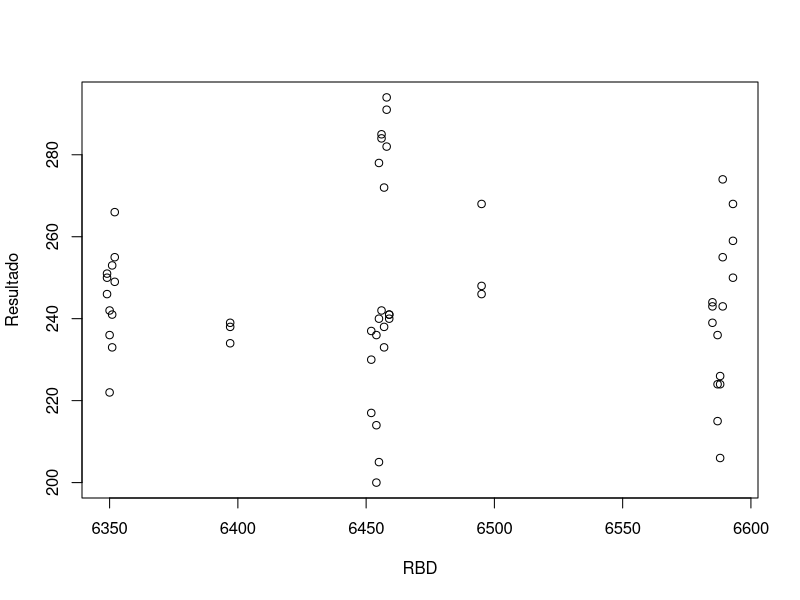
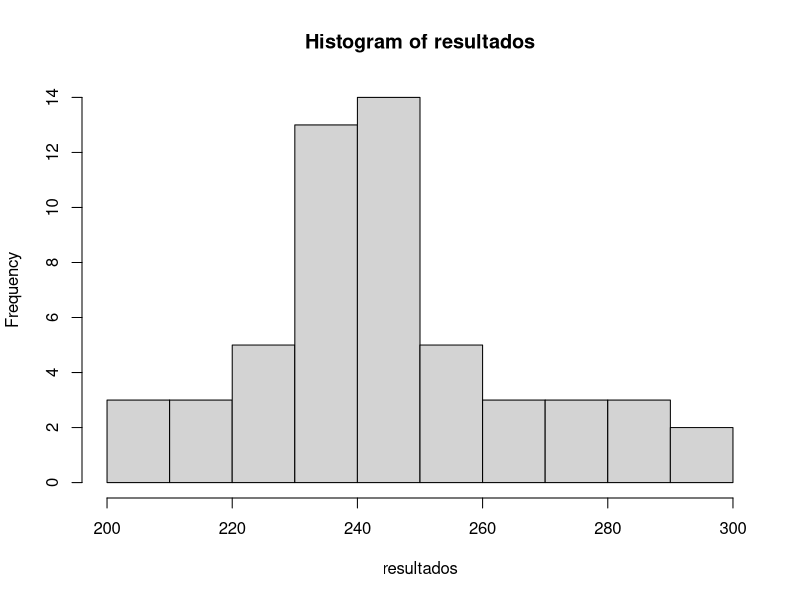
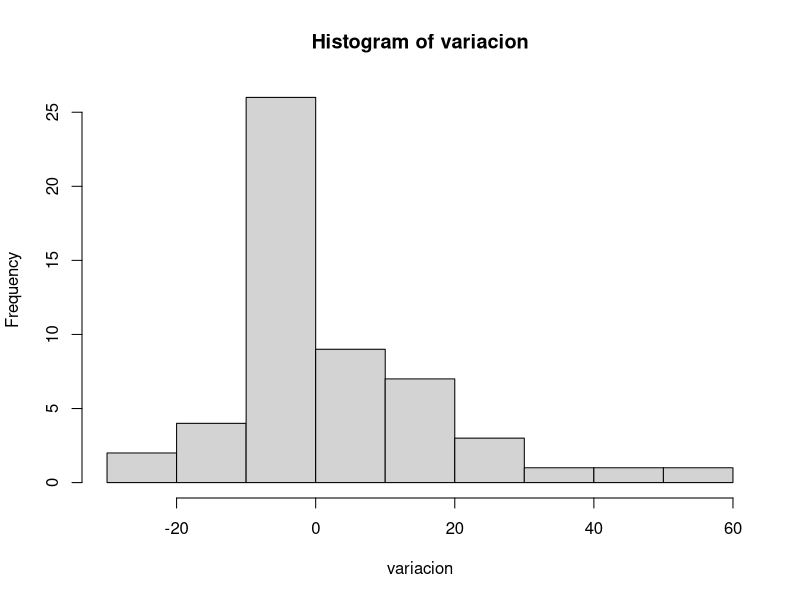
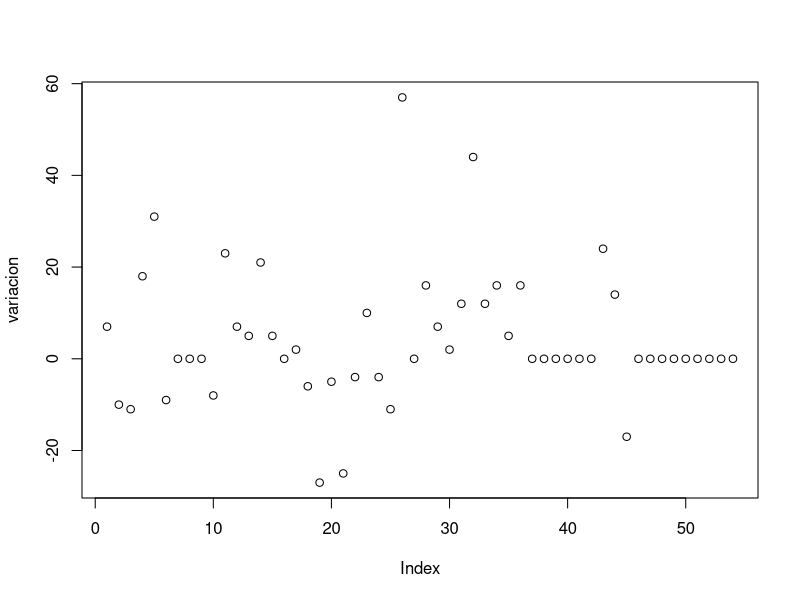

Reproduce these figures in R, in order.
library(tidyverse)
pruebas_S8_2019_data <- read_csv2("pruebas_S8_2019.csv")
data(pruebas_S8_2019_data)

#ggplot(data = pruebas_S8_2019_data)
with(pruebas_S8_2019_data, plot(RBD, Resultado))

#str(pruebas_S8_2019_data)

resultados<- pruebas_S8_2019_data$Resultado
hist(resultados)

variacion<- pruebas_S8_2019_data$`Valor de la variación`
hist(variacion)
plot(variacion)
